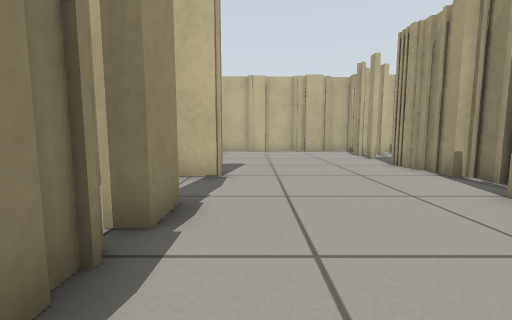
[1] (above)

15 first-person views from a walk through a world built for the Gazebo simulator. The camera is 0.5 m above the floor, tilts 6° down and sees 90° across. The floor is counted in squares, 0.5 m on a side. Each view is taken from the middle of a square. On the plan, view 1 faces up. The plan holds only what a view shows up to about 11 squares ahead; the rest is blank.

[2]
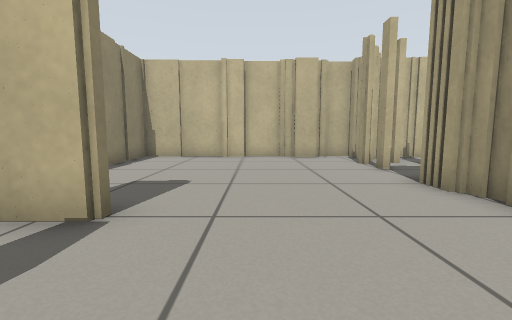

[3]
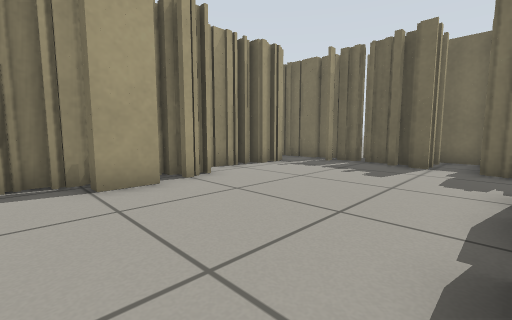

[4]
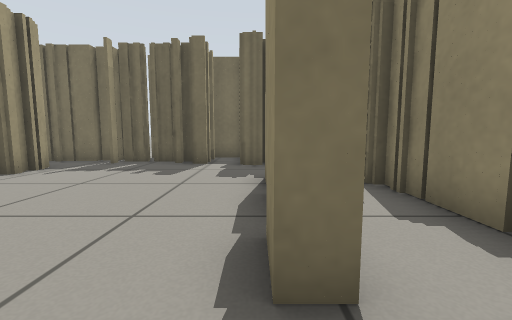

[5]
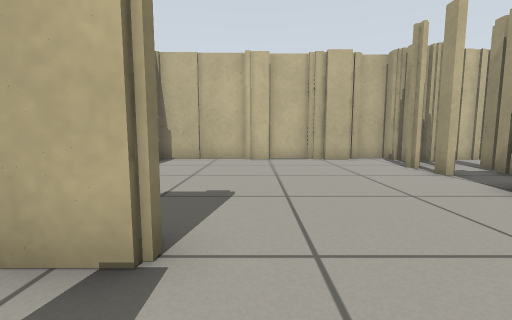

[6]
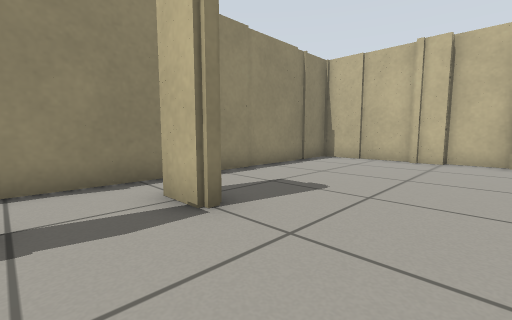

[7]
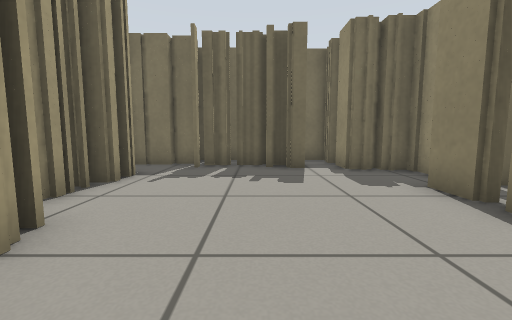

[8]
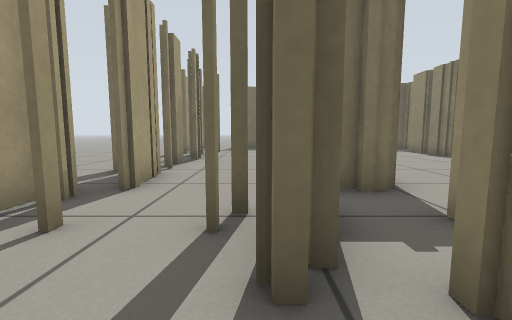

[9]
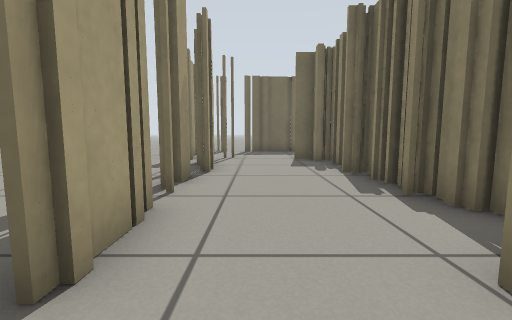

[10]
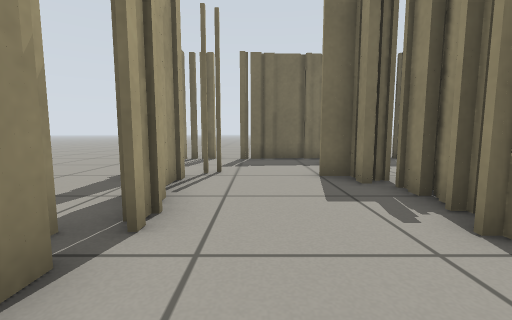

[11]
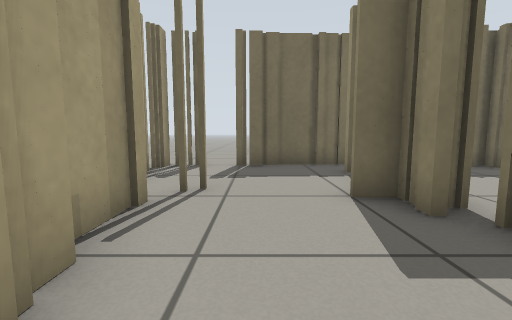

[12]
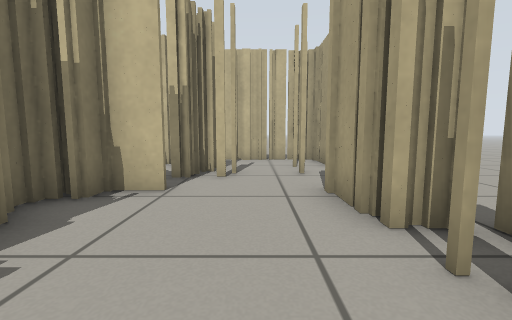

[13]
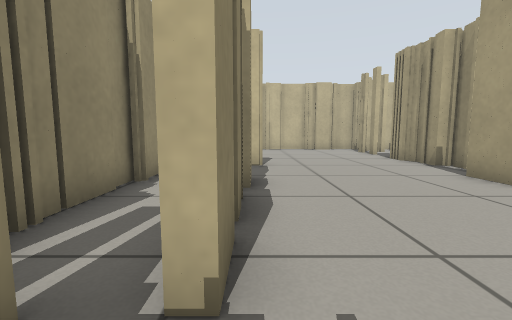

[14]
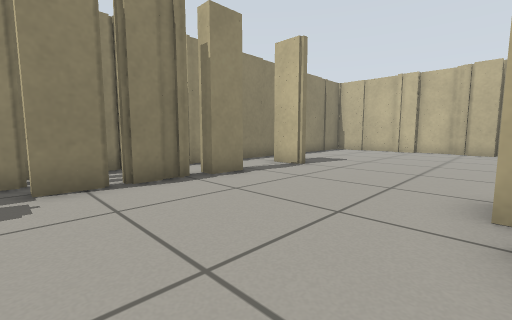

[15]
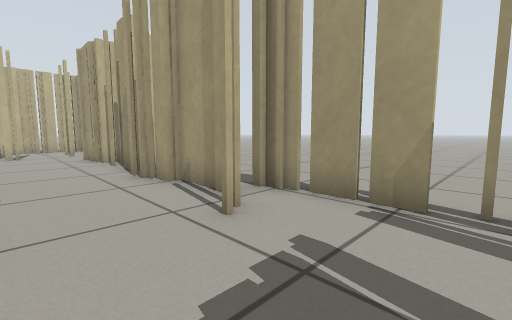

### Floor plan
Key: @ floor where view 1 was taken; # wall or solid block; x gap in a wall; . floor; T thing the floor can be seen under or through.
Columns run from 4 left of view 1 to 11 right of it. Each row starts with its distance up from view 1.
 14 ###########x###
 13 #........##...#
 12 #........#....#
 11 #..........#...
 10 #.........x#.##
  9 #............##
  8 #........##..#..
  7 ##.......#...##.
  6 ####.....#...##.
  5  #.......#....#
  4 ##......##....#.
  3 ##.#....##...#..
  2 #..x....TT...##.
  1 ##.x.....TT...#.
  0 ##.#@....TT..###
 -1  ##......T.....#
 -2   #......#.....#
 -3   ##...........#
 -4    #.########.##
 -5    #.#####   ...
 -6    ###       ...

Positions as (right, up) in squares from view 1, and headings:
1: (0, 0), facing up
2: (1, 3), facing up
3: (-1, 5), facing down-right
4: (-1, 5), facing down
5: (0, 4), facing up
6: (2, 4), facing up-left
7: (2, 4), facing down
8: (7, 13), facing down
9: (8, 10), facing down
10: (8, 6), facing down
11: (8, 4), facing down
12: (8, 4), facing up
13: (-1, -2), facing up
14: (4, -1), facing up-left
15: (7, -3), facing up-right
